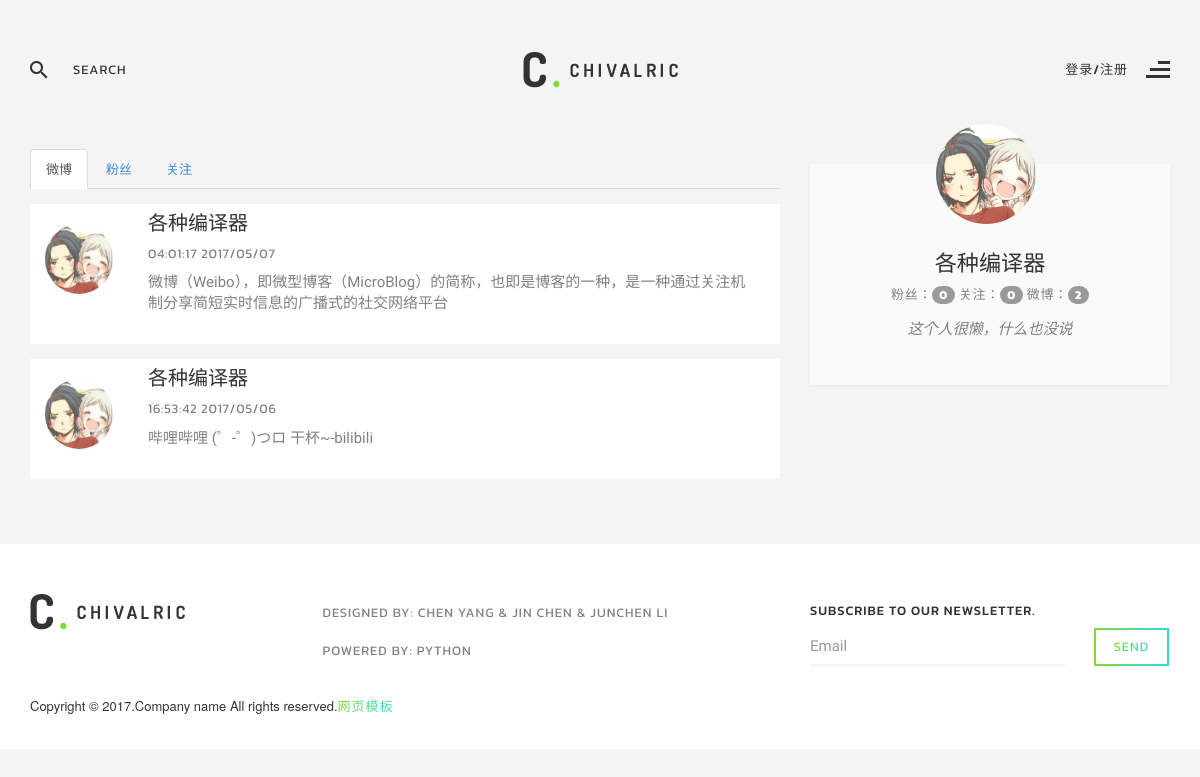
Page /各种编译器 on the earlier database version.
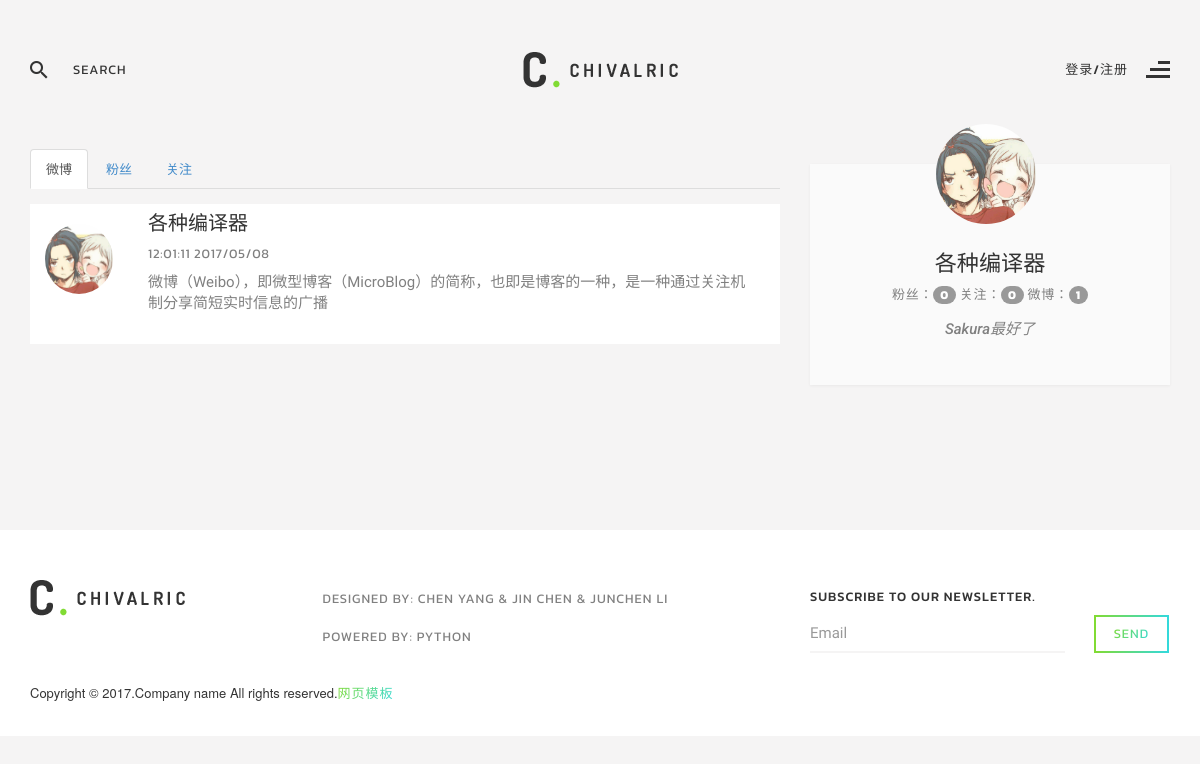
Same page on the later database version.
### weibo/models.py (models this page shows, shortened)
class Article(db.Model):
	__tablename__ = 'articles'
	id = db.Column(db.Integer, primary_key=True)
	content = db.Column(db.String(140), nullable=False)
	timestamp = db.Column(db.DateTime, default=datetime.utcnow, index=True)
	user_id = db.Column(db.Integer, db.ForeignKey('users.id'))
	comments = db.relationship('Comment', backref='article')
	comments_number = db.Column(db.Integer, default=0)
	like = db.relationship('Like', backref='article')
	like_number = db.Column(db.Integer, default=0)

class User(UserMixin, db.Model):
	__tablename__ = 'users'
	id = db.Column(db.Integer, primary_key=True)
	email = db.Column(db.String(64), unique=True, index=True)
	username = db.Column(db.String(64), unique=True, index=True)
	password_hash = db.Column(db.String(128))
	image = db.Column(db.String(200), default='username.jpg')
	content = db.Column(db.String(200), default='这个人很懒，什么也没说')
	articles = db.relationship('Article', backref='user')
	comments = db.relationship('Comment', backref='user')
	like = db.relationship('Like', backref='user', lazy='dynamic')
	followers = db.relationship('Follow', foreign_keys=[Follow.followed_id], backref=db.backref('followed', lazy='joined'), lazy='dynamic', cascade='all, delete-orphan')
	followeds = db.relationship('Follow', foreign_keys=[Follow.follower_id], backref=db.backref('follower', lazy='joined'), lazy='dynamic', cascade='all, delete-orphan')
	@property
	def password(self):
		raise AttributeError('password is not a readable attribute')

### weibo/main/views.py (the view)
@main.route('/<username>', methods=['GET', 'POST'])
def usercenter(username, x=0):
	loginform = LoginForm()
	registerform = RegisterForm()
	x = request.args.get('x', 0)
	user = User.query.filter_by(username=username).first()
	articles = Article.query.filter_by(user_id=user.id).order_by(Article.timestamp.desc()).all()
	total = Article.query.filter_by(user_id=user.id).count()
	return render_template('userpage.html', articles=articles, total=total, user=user, loginform=loginform, registerform=registerform, func = x)

### weibo/main/forms.py (shortened to what this page needs)
class LoginForm(Form):
	email = StringField('邮箱：', validators=[Required(), Length(1, 64), Email()])
	password = PasswordField('密码：', validators=[Required()])
	remember_me = BooleanField('记住我')
	submit = SubmitField('登录')

class RegisterForm(Form):
	email = StringField('邮箱：', validators=[Required(), Length(1, 64), Email()])
	username = StringField('用户名：', validators=[
		Required(), Length(1, 64)
		])
	password =PasswordField('密码：', validators=[Required()])
	password2 = PasswordField('重复密码：', validators=[Required(), EqualTo('password', message='两次密码应一致')])
	submit = SubmitField('注册')

### weibo/templates/userpage.html (shortened to what the changed rows need)
﻿<!DOCTYPE html>
<html lang="en">
<head>
    <link rel="stylesheet" href="../static/css/bootstrap.min.css">
    <link rel="stylesheet" href="../static/css/font-awesome.min.css">
    <link rel="stylesheet" href="../static/vendors/owl-carousel/assets/owl.carousel.css">
    <link rel="stylesheet" href="../static/vendors/magnific-popup/magnific-popup.css">
    <link rel="stylesheet" href="../static/vendors/flexslider/flexslider.css">
    <link href="../static/bootstrap3/css/bootstrap.css" rel="stylesheet" />
    <link href="../static/css/login-register.css" rel="stylesheet" />
    <link rel="stylesheet" href="http://netdna.bootstrapcdn.com/font-awesome/4.0.3/css/font-awesome.css">
    <link href="../static/css/style.css" rel="stylesheet">
    <link href="../static/css/theme/green.css" rel="stylesheet">
</head>
<body class="home">
    <section class="row content-wrap">
        <div class="container">
            <h2 class="page-title text-center">&nbsp;</h2>
            <div class="row">
                <div class="col-md-8 single-post-contents">
                    <div class="tab-content">
                        <div class="tab-pane fade in active" id="articles">
                            {% for article in articles %}
                                <article class="single-post-content row m0 post">
                                    <div class="media comment">
                                        <div class="media-left">
                                            <a href="/{{ article.user.username }}"><img src="../static/images/touxiang/{{ article.user.image }}" alt="" class="img-circle" width="70" height="70"></a>
                                        </div>
                                        <div class="media-body">
                                        <div style="width: 600px; word-wrap: break-word;">
                                            <h4><a href="#">{{ article.user.username }}</a></h4>
                                            <h5><a href="#" class="date">{{ moment(article.timestamp).format('HH:mm:ss YYYY/MM/DD') }}</a> </h5>
                                            <a href="/content/{{ article.id }}"><p>{{ article.content }}</p></a>
                                        </div>
                                        </div>
                                    </div>
                                </article>
                            {% endfor %}
                        </div>
                    </div>
                </div>
                <div class="col-md-4 sidebar">
                    <aside class="row m0 widget-author widget">
                        <div class="widget-author-inner row">
                            <div class="author-avatar row">
                                <a href="#"><img src="../static/images/touxiang/{{ user.image }}" alt="" class="img-circle" width="100" height="100"></a>
                            </div>
                            <a href="#">
                                <h2 class="author-name">{{ user.username }}</h2>
                            </a>
                            <div class="author-title">
                                粉丝：<span class="badge">{{ user.followers.count() }}</span>
                                关注：<span class="badge">{{ user.followeds.count() }}</span>
                                微博：<span class="badge">{{ total }}</span>
                            </div>
                            <p class="text-center">{{ user.content }}</p>
                        </div>
                    </aside>
                </div>
            </div>
        </div>
    </section>
</body>
</html>

Differences in the rows shown:
removed Article: user.image (picture), user.username "各种编译器", timestamp "04:01:17 2017/05/07", content "微博（Weibo），即微型博客（MicroBlog）的简称，也即是博客的一种，是一种通过关注机制分享简短实时信息的广播式的社交网络平台"
changed Article "各种编译器": timestamp "16:53:42 2017/05/06" → "12:01:11 2017/05/08"; content "哔哩哔哩 (゜-゜)つロ 干杯~-bilibili" → "微博（Weibo），即微型博客（MicroBlog）的简称，也即是博客的一种，是一种通过关注机制分享简短实时信息的广播"
changed User "各种编译器": content "这个人很懒，什么也没说" → "Sakura最好了"
Other differences:
{{ total }}: "2" → "1"
